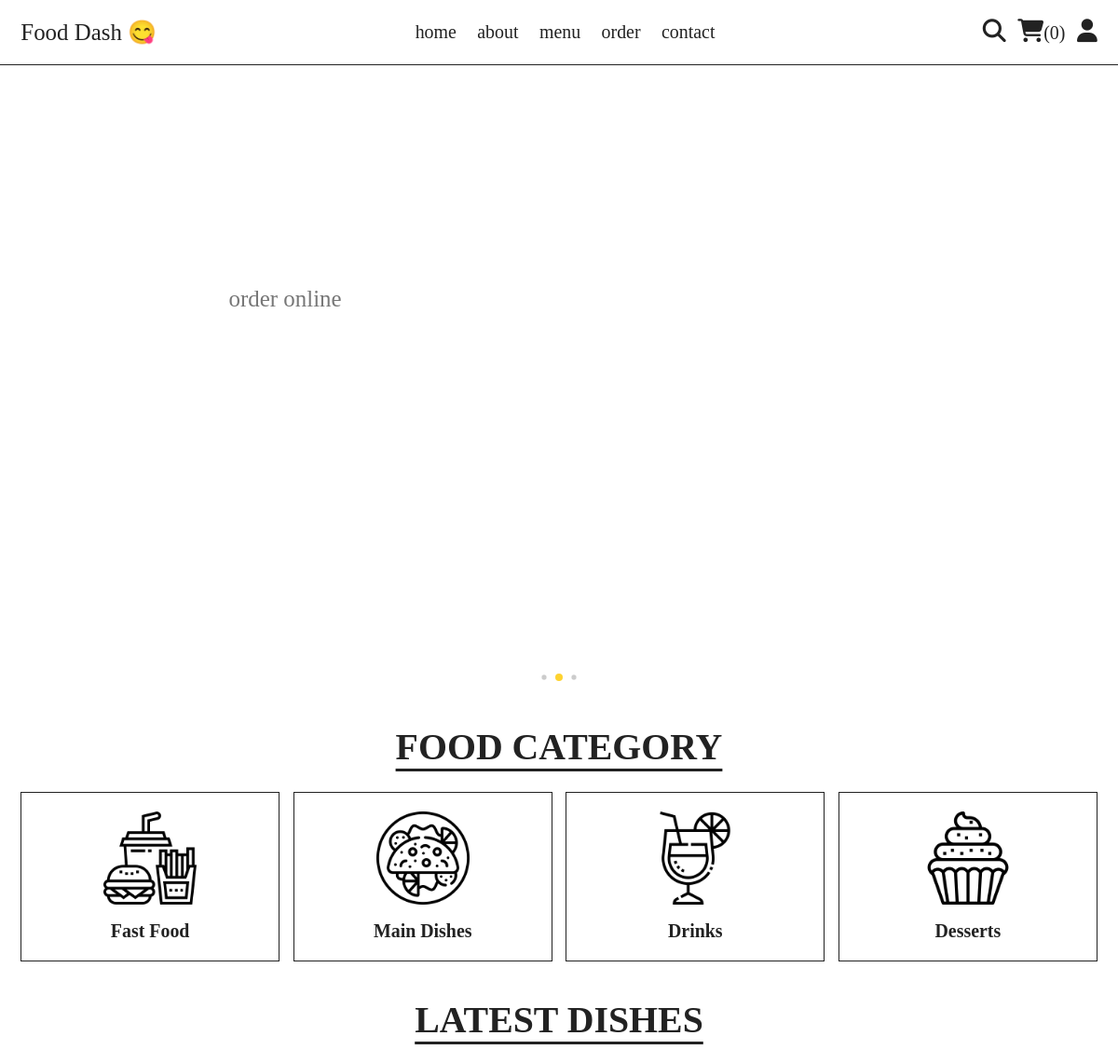
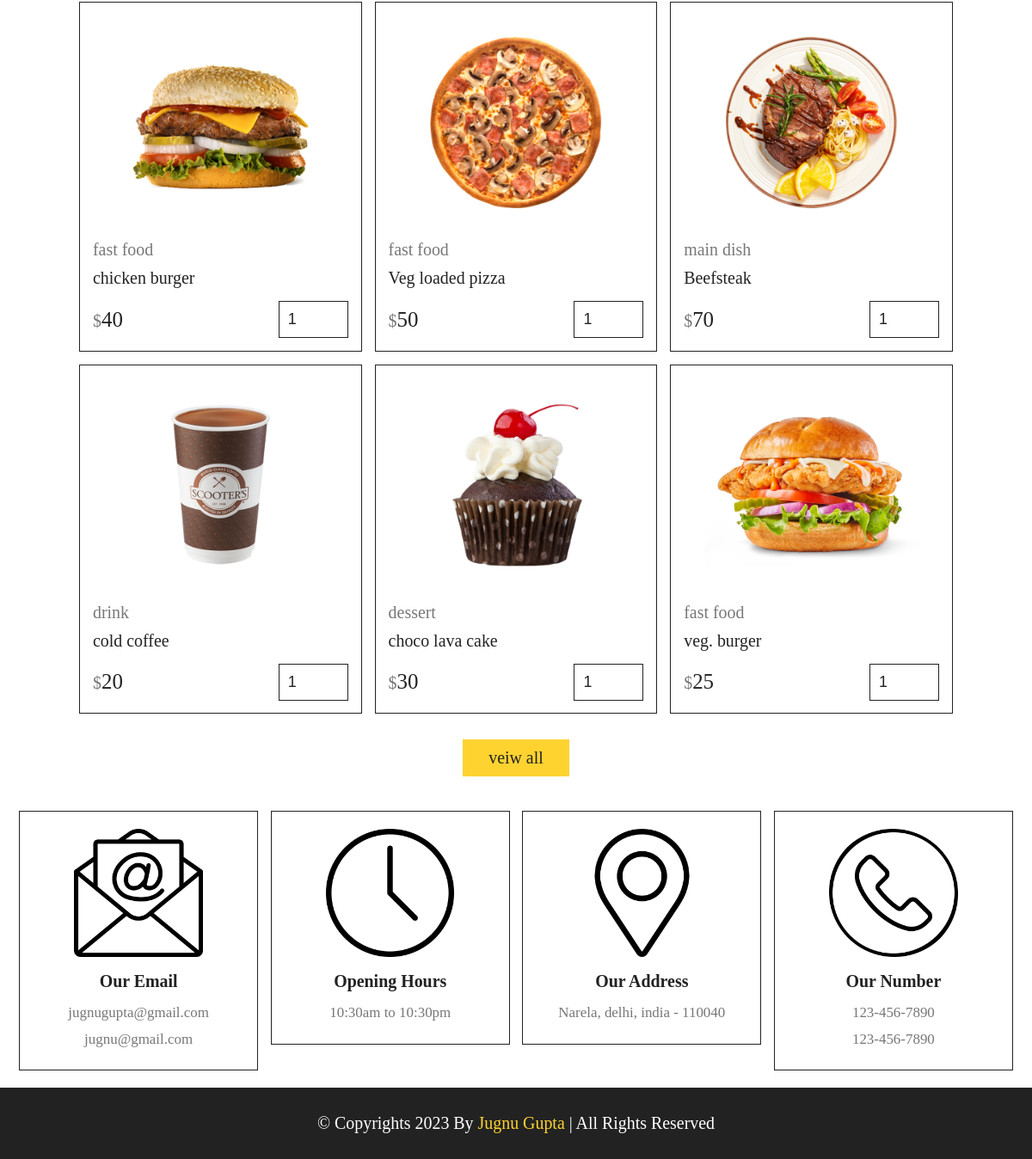
The app's page /home.php with its own data (2 pictures, top to bottom).
### tables this page shows
CREATE TABLE `products` (
  `id` int(100) NOT NULL,
  `name` varchar(100) NOT NULL,
  `category` varchar(100) NOT NULL,
  `price` int(10) NOT NULL,
  `image` varchar(100) NOT NULL
);

### home.php (the view, shortened to what this page needs)
<?php
    include('components/connection.php');
?>
<!DOCTYPE html>
<html lang="en">
<head>
    <link rel="stylesheet" href="https://cdn.jsdelivr.net/npm/swiper@11/swiper-bundle.min.css" />
    <link rel="stylesheet" href="./CSS/style.css">
</head>
<body>
    <?php include('components/user_header.php'); ?>
    <section class="hero">
        <div class="swiper hero-slider">
            <div class="swiper-wrapper">
                <div class="swiper-slide slide">
                    <div class="content">
                        <span>order online</span>
                        <h3>Chessy hamburger</h3>
                        <a href="menu.php" class="btn">See more</a>
                    </div>
                    <div class="image">
                        <img src="./images/home-img-2.png" alt="Pizza">
                    </div>
                </div>
            </div>
            <div class="swiper-pagination"></div>
        </div>
    </section>
    <section class="category">
        <h1 class="title">food category</h1>
        <div class="box-container">
            <a href="category.php?category=fast food" class="box">
                <img src="images/cat-1.png" alt="">
                <h3>fast food</h3>
            </a>
            <a href="category.php?category=main dish" class="box">
                <img src="images/cat-2.png" alt="">
                <h3>main dishes</h3>
            </a>
            <a href="category.php?category=drink" class="box">
                <img src="images/cat-3.png" alt="">
                <h3>drinks</h3>
            </a>
            <a href="category.php?category=dessert" class="box">
                <img src="images/cat-4.png" alt="">
                <h3>desserts</h3>
            </a>
        </div>
    </section>
    <section class="products">
    <h1 class="title">latest dishes</h1>
    <div class="box-container">
        <?php
            $sql = "SELECT * FROM `products` LIMIT 6;";
            $select_products = mysqli_query($conn, $sql);
            $fetch_products = mysqli_fetch_all($select_products, MYSQLI_ASSOC);
            if(count($fetch_products) > 0){
                for ($i = 0; $i < count($fetch_products); $i++) {
        ?>
        <form action="" method="post" class="box">
            <img src="uploaded_img/<?= $fetch_products[$i]['image']; ?>" alt="">
            <a href="category.php?category=<?= $fetch_products[$i]['category']; ?>" class="cat"><?= $fetch_products[$i]['category']; ?></a>
            <div class="name"><?= $fetch_products[$i]['name']; ?></div>
            <div class="flex">
            <div class="price"><span>$</span><?= $fetch_products[$i]['price']; ?></div>
            <input type="number" name="qty" class="qty" min="1" max="99" value="1" maxlength="2">
            </div>
        </form>
        <?php
            }
        }else{
            echo '<p class="empty">no products added yet!</p>';
        }
        ?>
    </div>
    <div class="more-btn">
        <a href="menu.html" class="btn">veiw all</a>
    </div>
    </section>
    <?php include('components/footer.php'); ?>
</body>
</html>

### CSS/style.css (style rules this page uses)
*, *::before, *::after { padding: 0px; margin: 0px; box-sizing: border-box; border:none; outline: none; text-decoration: none; }
:root { --yellow: #fed330; --red: #e74c3c; --white: #fff; --black:#222; --light-color:#777; --border:.2rem solid var(--black); }
html { font-size: 62.25%; overflow-x: hidden; scroll-behavior: smooth; stop-opacity: 7rem; }
section { margin: 0 auto; max-width: 120rem; padding: 2rem; }
.title { text-align: center; margin-bottom: 2.5rem; font-size: 4rem; color: var(--black); text-transform: uppercase; text-decoration: underline; text-underline-offset: 1rem; }
.btn, .delete-btn { margin-top: 1rem; display: inline-block; font-size: 2rem; padding: 1rem 3rem; cursor: pointer; transition: .2s linear; }
.btn { background-color: var(--yellow); color: var(--black); }
.hero .slide { display: flex; align-items: center; flex-wrap: wrap-reverse; gap: 2rem; margin-bottom: 4rem; }
.hero .slide .image { flex: 1 1 40rem; }
.hero .slide .image img { width: 100%; }
.hero .slide .content { flex: 1 1 40rem; text-align: center; }
.hero .slide .content span { font-size: 2.5rem; color: var(--light-color); }
.hero .slide .content h3 { margin: 1rem 0rem; font-size: 6rem; color: var(--black); text-transform: capitalize; }
.category .box-container { display: grid; grid-template-columns: repeat(auto-fill, minmax(27rem,1fr)); gap: 1.5em; align-items: flex-start; }
.category .box-container .box { border: var(--border); padding: 2rem; text-align: center; }
.category .box-container img { width: 100%; height: 10rem; object-fit: contain; }
.category .box-container .box h3 { font-size: 2rem; margin-top: 1.5rem; color: var(--black); text-transform: capitalize; }
.products .box-container { display: grid; grid-template-columns: repeat(auto-fill, 33rem); justify-content: center; align-items: flex-start; gap: 1.5rem; }
.products .box-container .box { border: var(--border); padding: 1.5rem; position: relative; overflow: hidden; }
.products .box-container .box img { height: 25rem; width: 100%; object-fit: contain; margin-bottom: 1rem; }
.products .box-container .box .cat { font-size: 2rem; color: var(--light-color); }
.products .box-container .box .name { font-size: 2rem; color: var(--black); margin: 1rem 0rem; }
.products .box-container .box .flex { display: flex; align-items: center; gap: 1rem; margin-top: 1.5rem; }
.products .box-container .box .flex .price { margin-right: auto; font-size: 2.5rem; color: var(--black); }
.products .box-container .box .flex .price span { color: var(--light-color); font-size: 2rem; }
.products .box-container .box .flex .qty { padding: 1rem; border: var(--border); font-size: 1.8rem; color: var(--black); }
.products .more-btn { margin-top: 2rem; text-align: center; }

### records on screen
products: image (picture), category "fast food", name "chicken burger", price "40"
products: image (picture), category "fast food", name "Veg loaded pizza", price "50"
products: image (picture), category "main dish", name "Beefsteak", price "70"
products: image (picture), category "drink", name "cold coffee", price "20"
products: image (picture), category "dessert", name "choco lava cake", price "30"
products: image (picture), category "fast food", name "veg. burger", price "25"

### other values on screen
$total_user_cart_items "0"
